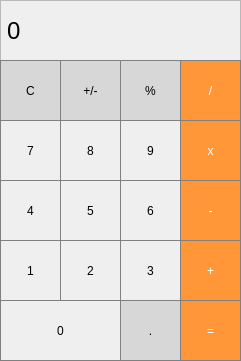
<?xml version="1.0" encoding="UTF-8"?>
<ui version="4.0">
 <class>MainWindow</class>
 <widget class="QMainWindow" name="MainWindow">
  <property name="geometry">
   <rect>
    <x>0</x>
    <y>0</y>
    <width>241</width>
    <height>361</height>
   </rect>
  </property>
  <property name="windowTitle">
   <string>MainWindow</string>
  </property>
  <widget class="QWidget" name="centralwidget">
   <widget class="QLabel" name="label">
    <property name="enabled">
     <bool>true</bool>
    </property>
    <property name="geometry">
     <rect>
      <x>0</x>
      <y>0</y>
      <width>241</width>
      <height>61</height>
     </rect>
    </property>
    <property name="font">
     <font>
      <pointsize>18</pointsize>
     </font>
    </property>
    <property name="styleSheet">
     <string notr="true">QLabel {
  qproperty-alignment: 'AlignVCenter | AlignRight';
  border: 1px solid gray;
}

background-color : white;</string>
    </property>
    <property name="frameShape">
     <enum>QFrame::StyledPanel</enum>
    </property>
    <property name="frameShadow">
     <enum>QFrame::Sunken</enum>
    </property>
    <property name="text">
     <string>0</string>
    </property>
   </widget>
   <widget class="QPushButton" name="pushButton_clear">
    <property name="geometry">
     <rect>
      <x>0</x>
      <y>60</y>
      <width>61</width>
      <height>61</height>
     </rect>
    </property>
    <property name="styleSheet">
     <string notr="true">QPushButton {
  background-color: rgb(215, 215, 215);
  border: 1px solid gray;
}
QPushButton:pressed {
    background-color: qlineargradient(x1: 0, y1: 0, x2: 0, y2: 1,
                                      stop: 0 #BEBEBE, stop: 1 #D7D7D7);
}</string>
    </property>
    <property name="text">
     <string>C</string>
    </property>
    <property name="flat">
     <bool>false</bool>
    </property>
   </widget>
   <widget class="QPushButton" name="pushButton_sign">
    <property name="geometry">
     <rect>
      <x>60</x>
      <y>60</y>
      <width>61</width>
      <height>61</height>
     </rect>
    </property>
    <property name="styleSheet">
     <string notr="true">QPushButton {
  background-color: rgb(215, 215, 215);
  border: 1px solid gray;
}
QPushButton:pressed {
    background-color: qlineargradient(x1: 0, y1: 0, x2: 0, y2: 1,
                                      stop: 0 #BEBEBE, stop: 1 #D7D7D7);
}</string>
    </property>
    <property name="text">
     <string>+/-</string>
    </property>
   </widget>
   <widget class="QPushButton" name="pushButton_percentage">
    <property name="geometry">
     <rect>
      <x>120</x>
      <y>60</y>
      <width>61</width>
      <height>61</height>
     </rect>
    </property>
    <property name="styleSheet">
     <string notr="true">QPushButton {
  background-color: rgb(215, 215, 215);
  border: 1px solid gray;
}
QPushButton:pressed {
    background-color: qlineargradient(x1: 0, y1: 0, x2: 0, y2: 1,
                                      stop: 0 #BEBEBE, stop: 1 #D7D7D7);
}</string>
    </property>
    <property name="text">
     <string>%</string>
    </property>
   </widget>
   <widget class="QPushButton" name="pushButton_divide">
    <property name="geometry">
     <rect>
      <x>180</x>
      <y>60</y>
      <width>61</width>
      <height>61</height>
     </rect>
    </property>
    <property name="styleSheet">
     <string notr="true">QPushButton {
  background-color: rgb(255, 151, 57);
  color: white; 
  border: 1px solid gray;
}

QPushButton:pressed {
    background-color: qlineargradient(x1: 0, y1: 0, x2: 0, y2: 1,
                                      stop: 0 #FF7832, stop: 1 #FF9739);
}</string>
    </property>
    <property name="text">
     <string>/</string>
    </property>
   </widget>
   <widget class="QPushButton" name="pushButton_nine">
    <property name="geometry">
     <rect>
      <x>120</x>
      <y>120</y>
      <width>61</width>
      <height>61</height>
     </rect>
    </property>
    <property name="styleSheet">
     <string notr="true">QPushButton {
   border: 1px solid gray;
}
QPushButton:pressed {
    background-color: qlineargradient(x1: 0, y1: 0, x2: 0, y2: 1,
                                      stop: 0 #dadbde, stop: 1 #f6f7fa);
}</string>
    </property>
    <property name="text">
     <string>9</string>
    </property>
   </widget>
   <widget class="QPushButton" name="pushButton_multiply">
    <property name="geometry">
     <rect>
      <x>180</x>
      <y>120</y>
      <width>61</width>
      <height>61</height>
     </rect>
    </property>
    <property name="styleSheet">
     <string notr="true">QPushButton {
  background-color: rgb(255, 151, 57);
  color: white; 
  border: 1px solid gray;
}

QPushButton:pressed {
    background-color: qlineargradient(x1: 0, y1: 0, x2: 0, y2: 1,
                                      stop: 0 #FF7832, stop: 1 #FF9739);
}</string>
    </property>
    <property name="text">
     <string>x</string>
    </property>
   </widget>
   <widget class="QPushButton" name="pushButton_seven">
    <property name="geometry">
     <rect>
      <x>0</x>
      <y>120</y>
      <width>61</width>
      <height>61</height>
     </rect>
    </property>
    <property name="styleSheet">
     <string notr="true">QPushButton {
   border: 1px solid gray;
}
QPushButton:pressed {
    background-color: qlineargradient(x1: 0, y1: 0, x2: 0, y2: 1,
                                      stop: 0 #dadbde, stop: 1 #f6f7fa);
}</string>
    </property>
    <property name="text">
     <string>7</string>
    </property>
   </widget>
   <widget class="QPushButton" name="pushButton_eight">
    <property name="geometry">
     <rect>
      <x>60</x>
      <y>120</y>
      <width>61</width>
      <height>61</height>
     </rect>
    </property>
    <property name="styleSheet">
     <string notr="true">QPushButton {
   border: 1px solid gray;
}
QPushButton:pressed {
    background-color: qlineargradient(x1: 0, y1: 0, x2: 0, y2: 1,
                                      stop: 0 #dadbde, stop: 1 #f6f7fa);
}</string>
    </property>
    <property name="text">
     <string>8</string>
    </property>
   </widget>
   <widget class="QPushButton" name="pushButton_minus">
    <property name="geometry">
     <rect>
      <x>180</x>
      <y>180</y>
      <width>61</width>
      <height>61</height>
     </rect>
    </property>
    <property name="styleSheet">
     <string notr="true">QPushButton {
  background-color: rgb(255, 151, 57);
  color: white; 
  border: 1px solid gray;
}

QPushButton:pressed {
    background-color: qlineargradient(x1: 0, y1: 0, x2: 0, y2: 1,
                                      stop: 0 #FF7832, stop: 1 #FF9739);
}</string>
    </property>
    <property name="text">
     <string>-</string>
    </property>
   </widget>
   <widget class="QPushButton" name="pushButton_five">
    <property name="geometry">
     <rect>
      <x>60</x>
      <y>180</y>
      <width>61</width>
      <height>61</height>
     </rect>
    </property>
    <property name="styleSheet">
     <string notr="true">QPushButton {
   border: 1px solid gray;
}
QPushButton:pressed {
    background-color: qlineargradient(x1: 0, y1: 0, x2: 0, y2: 1,
                                      stop: 0 #dadbde, stop: 1 #f6f7fa);
}</string>
    </property>
    <property name="text">
     <string>5</string>
    </property>
   </widget>
   <widget class="QPushButton" name="pushButton_six">
    <property name="geometry">
     <rect>
      <x>120</x>
      <y>180</y>
      <width>61</width>
      <height>61</height>
     </rect>
    </property>
    <property name="styleSheet">
     <string notr="true">QPushButton {
   border: 1px solid gray;
}
QPushButton:pressed {
    background-color: qlineargradient(x1: 0, y1: 0, x2: 0, y2: 1,
                                      stop: 0 #dadbde, stop: 1 #f6f7fa);
}</string>
    </property>
    <property name="text">
     <string>6</string>
    </property>
   </widget>
   <widget class="QPushButton" name="pushButton_four">
    <property name="geometry">
     <rect>
      <x>0</x>
      <y>180</y>
      <width>61</width>
      <height>61</height>
     </rect>
    </property>
    <property name="styleSheet">
     <string notr="true">QPushButton {
   border: 1px solid gray;
}
QPushButton:pressed {
    background-color: qlineargradient(x1: 0, y1: 0, x2: 0, y2: 1,
                                      stop: 0 #dadbde, stop: 1 #f6f7fa);
}</string>
    </property>
    <property name="text">
     <string>4</string>
    </property>
   </widget>
   <widget class="QPushButton" name="pushButton_one">
    <property name="geometry">
     <rect>
      <x>0</x>
      <y>240</y>
      <width>61</width>
      <height>61</height>
     </rect>
    </property>
    <property name="styleSheet">
     <string notr="true">QPushButton {
   border: 1px solid gray;
}
QPushButton:pressed {
    background-color: qlineargradient(x1: 0, y1: 0, x2: 0, y2: 1,
                                      stop: 0 #dadbde, stop: 1 #f6f7fa);
}</string>
    </property>
    <property name="text">
     <string>1</string>
    </property>
   </widget>
   <widget class="QPushButton" name="pushButton_plus">
    <property name="geometry">
     <rect>
      <x>180</x>
      <y>240</y>
      <width>61</width>
      <height>61</height>
     </rect>
    </property>
    <property name="styleSheet">
     <string notr="true">QPushButton {
  background-color: rgb(255, 151, 57);
  color: white; 
  border: 1px solid gray;
}

QPushButton:pressed {
    background-color: qlineargradient(x1: 0, y1: 0, x2: 0, y2: 1,
                                      stop: 0 #FF7832, stop: 1 #FF9739);
}</string>
    </property>
    <property name="text">
     <string>+</string>
    </property>
   </widget>
   <widget class="QPushButton" name="pushButton_three">
    <property name="geometry">
     <rect>
      <x>120</x>
      <y>240</y>
      <width>61</width>
      <height>61</height>
     </rect>
    </property>
    <property name="styleSheet">
     <string notr="true">QPushButton {
   border: 1px solid gray;
}
QPushButton:pressed {
    background-color: qlineargradient(x1: 0, y1: 0, x2: 0, y2: 1,
                                      stop: 0 #dadbde, stop: 1 #f6f7fa);
}</string>
    </property>
    <property name="text">
     <string>3</string>
    </property>
   </widget>
   <widget class="QPushButton" name="pushButton_two">
    <property name="geometry">
     <rect>
      <x>60</x>
      <y>240</y>
      <width>61</width>
      <height>61</height>
     </rect>
    </property>
    <property name="styleSheet">
     <string notr="true">QPushButton {
   border: 1px solid gray;
}
QPushButton:pressed {
    background-color: qlineargradient(x1: 0, y1: 0, x2: 0, y2: 1,
                                      stop: 0 #dadbde, stop: 1 #f6f7fa);
}</string>
    </property>
    <property name="text">
     <string>2</string>
    </property>
   </widget>
   <widget class="QPushButton" name="pushButton_decimal">
    <property name="geometry">
     <rect>
      <x>120</x>
      <y>300</y>
      <width>61</width>
      <height>61</height>
     </rect>
    </property>
    <property name="styleSheet">
     <string notr="true">QPushButton {
  background-color: rgb(215, 215, 215);
  border: 1px solid gray;
}
QPushButton:pressed {
    background-color: qlineargradient(x1: 0, y1: 0, x2: 0, y2: 1,
                                      stop: 0 #BEBEBE, stop: 1 #D7D7D7);
}</string>
    </property>
    <property name="text">
     <string>.</string>
    </property>
   </widget>
   <widget class="QPushButton" name="pushButton_zero">
    <property name="geometry">
     <rect>
      <x>0</x>
      <y>300</y>
      <width>121</width>
      <height>61</height>
     </rect>
    </property>
    <property name="styleSheet">
     <string notr="true">QPushButton {
   border: 1px solid gray;
}
QPushButton:pressed {
    background-color: qlineargradient(x1: 0, y1: 0, x2: 0, y2: 1,
                                      stop: 0 #dadbde, stop: 1 #f6f7fa);
}</string>
    </property>
    <property name="text">
     <string>0</string>
    </property>
   </widget>
   <widget class="QPushButton" name="pushButton_equal">
    <property name="geometry">
     <rect>
      <x>180</x>
      <y>300</y>
      <width>61</width>
      <height>61</height>
     </rect>
    </property>
    <property name="styleSheet">
     <string notr="true">QPushButton {
  background-color: rgb(255, 151, 57);
  color: white; 
  border: 1px solid gray;
}

QPushButton:pressed {
    background-color: qlineargradient(x1: 0, y1: 0, x2: 0, y2: 1,
                                      stop: 0 #FF7832, stop: 1 #FF9739);
}</string>
    </property>
    <property name="text">
     <string>=</string>
    </property>
   </widget>
  </widget>
 </widget>
 <resources/>
 <connections/>
</ui>
